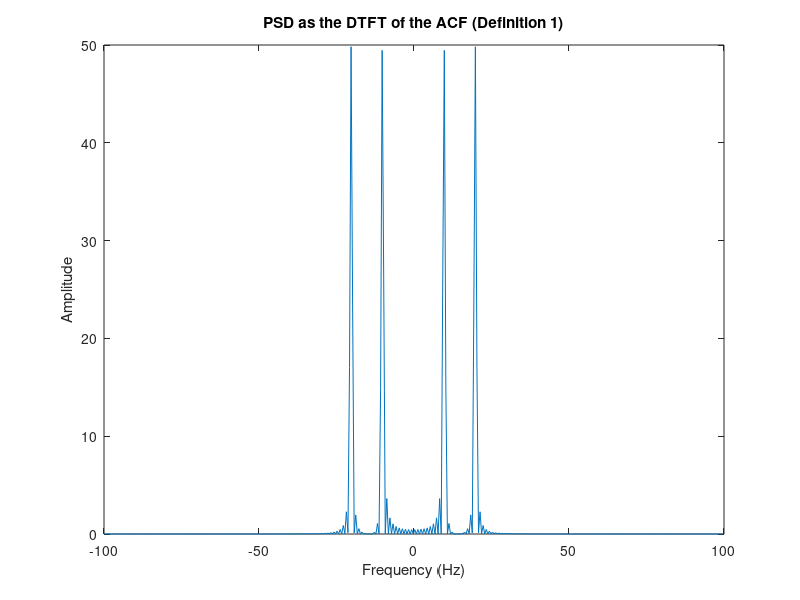
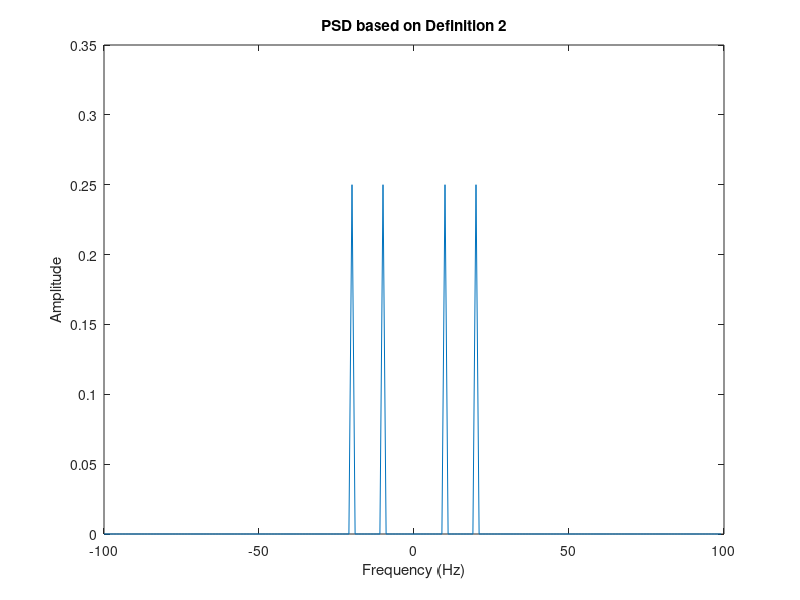

Recreate these plots in MATLAB, in order. (Note: this script raises an error after producing the figures.)
%% ASP&MI Part 1

%% 1.1

% Generation of a signal
Fs = 200;
t = 0:1/Fs:1-1/Fs;
y = sin(2*pi*20*t)+ sin(2*pi*10*t);

% PSD defintion 1
Rxx = xcorr(y,'biased');
Rxxdft = abs(fftshift(fft(Rxx)));
freq = -Fs/2:Fs/length(Rxx):Fs/2-(Fs/length(Rxx));

figure(1)
plot(freq,Rxxdft);
xlabel('Frequency (Hz)')
ylabel('Amplitude')
title('PSD as the DTFT of the ACF (Definition 1)')

% PSD defintion 2
figure(2)
N = length(y);
xdft = fftshift(fft(y));
psdx = (1/(Fs*N)) * abs(xdft).^2;
freq = -Fs/2:Fs/length(y):Fs/2-(Fs/length(y));

plot(freq,(psdx))
xlabel('Frequency (Hz)')
ylabel('Amplitude')
title('PSD based on Definition 2')

%% 1.2

%a) Sunspot Time Series

load sunspot.dat
y_sun = sunspot(:,2);

[pxx,f] = periodogram(y_sun,[],[],1);    % Periodogram applied to sunspot
figure(3)
subplot(1,2,1)
plot(f,10*log10(pxx))
ylim([-20 60])
xlabel('Frequency (Cycles/Year)')
ylabel('Amplitude (dB)')
title('Periodogram of Sunspot Time Series')

%Same analysis for mean centered sunspot data:
y_mean = sunspot(:,2)-mean(sunspot(:,2));         % Remove mean
y_det = detrend(y_mean)+mean(sunspot(:,2));       % Added mean to see trend effect

[pxx_mean,f_mean] = periodogram(y_mean,[],[],1);
[pxx_trend,f_trend] = periodogram(y_det,[],[],1);

hold on 
plot(f_mean,10*log10(pxx_mean))
hold on
plot(f_trend, 10*log10(pxx_trend))
legend('Original', 'Without Mean', 'Without Trend ')

% Applying log to data
y_log = log10(y_sun);

k1 = find(y_log==-Inf);             % Remove variables equal to -Inf
for i=1:length(k1)
    y_log(k1(i)) = 0;
end
y_logmean = y_log-mean(y_log);
[pxx_log,f] = periodogram(y_log,[],[],1);

subplot(1,2,2)
plot(f,10*log10(pxx))
[pxx_logmean,f] = periodogram(y_logmean,[],[],1);
hold on
plot(f,10*log10(pxx_logmean))
ylim([-60 60])
xlabel('Frequency (Cycles/Year)')
ylabel('Amplitude (dB)')
title('Periodogram of Sunspot Time Series')
legend('Original','Log data without mean')

%b) EEG experiment

load('EEG_Data_Assignment1.mat')
clear pxx
clear f
[pxx, f] = periodogram(POz,[],5*1200,1200);    %Standard periogram

%For average periodogram window length L equal to (96000*L/80)samples

%Averaged Periodogram window length = 10s
var = 1;
for i=1:8
   x_10(i,:) = POz(var:var+11999);     
   var = var+12000;
end

for i=1:8
    [pxx_10(i,:), f_10(i,:)] = periodogram(x_10(i,:),[],5*1200,1200);
end
Average_10 = mean(pxx_10);
figure(4)
plot(f,10*log10(pxx)) 
hold on
plot(f,10*log10(Average_10))
xlim([0 100])
ylim([-160 -90])
xlabel('Frequency (Hz)')
ylabel('Amplitude (dB)')
legend('Standard Periodogram','Averaged Periodogram window length 10s')

%Averaged Periodogram window length = 5s
var=1;
for i=1:16
   x_5(i,:) = POz(var:var+5999);
   var = var+6000;
end
for i=1:16
    [pxx_5(i,:), f_5(i,:)] = periodogram(x_5(i,:),[],5*1200,1200);
end
Average_5 = mean(pxx_5);

%Averaged Periodogram window length = 1s
var=1;
for i=1:80
   x_1(i,:) = POz(var:var+1199);
   var = var+1200;
end
for i=1:80
    [pxx_1(i,:), f_1(i,:)] = periodogram(x_1(i,:),[],5*1200,1200);
end
Average_1 = mean(pxx_1);

figure (5) 
plot(f,10*log10(Average_10))
hold on 
plot(f,10*log10(Average_5))
hold on 
plot(f,10*log10(Average_1))
xlim([0 100])
ylim([-140 -90])
xlabel('Frequency (Hz)')
ylabel('Amplitude (dB)')
legend('Window length = 10s','Window length = 5s','Window length = 1s')

%% 1.3

% a) Validation of ACF and correlogram
y1= randn(1000,1);
t = (0:0.001:1);
fs = 1000;
y2 = 2*sin(2*pi*50*t)+ 0.5*sin(2*pi*100*t) + randn(size(t));
y2 = y2(1:end-1);
y3=filter(ones(9,1),[1],y1);

[r_bias, r_unbias, lag] = autocorr_scipt(y1);
[r_bias2, r_unbias2, lag2] = autocorr_scipt(y2);
[r_bias3, r_unbias3, lag3] = autocorr_scipt(y3);

pxx_bias = real(fftshift(fft(ifftshift(r_bias))));
pxx_unbias = real(fftshift(fft(ifftshift(r_unbias))));
pxx_bias2 = real(fftshift(fft(ifftshift(r_bias2))));
pxx_unbias2 = real(fftshift(fft(ifftshift(r_unbias2))));
pxx_bias3 = real(fftshift(fft(ifftshift(r_bias3))));
pxx_unbias3 = real(fftshift(fft(ifftshift(r_unbias3))));

f = linspace(-fs/2, fs/2, length(pxx_bias));
figure(6)
subplot(3,2,1)
plot(lag, r_unbias)
hold on
plot(lag, r_bias)
xlabel('Lags')
ylabel('Autocorrelation')
title('Autocorrelation of WGN')
legend('Unbiased Estimator', 'Biased Estimator')
subplot(3,2,3)
plot(lag2, r_unbias2)
hold on
plot(lag2, r_bias2)
xlabel('Lags')
ylabel('Autocorrelation')
title('Autocorrelation of noisy sinusoidal signal')
legend('Unbiased Estimator', 'Biased Estimator')
subplot(3,2,5)
plot(lag3, r_unbias3)
hold on
plot(lag3, r_bias3)
xlabel('Lags')
ylabel('Autocorrelation')
title('Autocorrelation of filtered WGN')
legend('Unbiased Estimator', 'Biased Estimator')

subplot(3,2,2)
plot(f, pxx_unbias)
hold on
plot(f, pxx_bias)
xlabel('Frequency (Hz)')
ylabel('PSD')
title('Correlogram spectral estimator of WGN')
legend('Unbiased Estimator', 'Biased Estimator')
subplot(3,2,4)
plot(f, pxx_unbias2)
hold on
plot(f, pxx_bias2)
xlabel('Frequency (Hz)')
ylabel('PSD')
title('Correlogram spectral estimator of noisy sinusoidal')
legend('Unbiased Estimator', 'Biased Estimator')
subplot(3,2,6)
plot(f, pxx_unbias3)
hold on
plot(f, pxx_bias3)
xlabel('Frequency (Hz)')
ylabel('PSD')
title('Correlogram spectral estimator of  filtered WGN')
legend('Unbiased Estimator', 'Biased Estimator')

%b) PSD estimate of different realisations

figure(7)
subplot(2,1,1)
t = (0:0.001:1);
t =t(1:end-1);
fs = linspace(0,500,1000);
for n=1:100
    w = randn(100,1)';
   x = 1*sin(2*pi*t*50) + 0.5*sin(2*pi*t*100)+5*randn(1000,1)';
    [r_bias, r_unbias, lag] = autocorr_scipt(x);
    pxx_bias = real(fftshift(fft(ifftshift(r_bias))));
    pxx_bias = pxx_bias(end/2:end);
    pxx_biasmatrix(n,:) = pxx_bias;
    hold on
    plot(fs, pxx_bias, 'b');
end
mn = mean(pxx_biasmatrix);
hold on
plot(fs,mn, 'r');
xlabel('Frequency (Hz)')
ylabel('Amplitude')
title('PSD estimates (different realisations and mean)')
subplot(2,1,2)
st = std(pxx_biasmatrix);
plot(fs,st);
xlabel('Frequency (Hz)')
ylabel('Amplitude')
title('Standard deviation of the PSD estimate')

%c) PSD estimates in dB

figure (8)
subplot(2,1,1)
for n=1:100
    hold on
    plot(fs, 10*log10(pxx_biasmatrix(n,:)), 'b');
end
hold on
m = mean(10*log10(pxx_biasmatrix));
plot(fs, m, 'r')
xlabel('Frequency (Hz)')
ylabel('dB')
title('PSD estimates (different realisations and mean)')
subplot(2,1,2)
s = std(10*log10(pxx_biasmatrix));
plot(fs, s)
xlabel('Frequency (Hz)')
ylabel('dB')
title('Standard deviation of the PSD estimate')

%d) Verification of periodogram with more samples

n=0:50;
noise = 0.2/sqrt(2)*(randn(size(n))+1j*randn(size(n)));
x=exp(1j*2*pi*0.3*n)+exp(1j*2*pi*0.32*n)+noise;
[pxx, f] = periodogram(x,rectwin(length(x)),128,1);
figure(9)
plot(f, 10*log10(pxx))
xlabel('Frequency (Hz)')
ylabel('Power/frequency (dB/Hz)')
title('Periodogram Power Spectral Density Estimate')

%e) MUSIC algorithm

figure(10)
[X,R] = corrmtx(x,14,'mod');
[S,F] = pmusic(R,2,[ ],1,'corr');
plot(F,S,'linewidth',2); set(gca,'xlim',[0.25 0.40]);
grid on; xlabel('Hz'); ylabel('Pseudospectrum');

%% 1.4

%b) PSD estimate of different model order compared to true PSD

x(1) = randn; x(2) = randn; x(3) = randn; x(4) = randn;
for n=5:10000
   x(n)=2.76*x(n-1)-3.81*x(n-2)+2.65*x(n-3)-0.92*x(n-4)+randn;
end
x=x(500:end);

%Ideal model
a = [1 -2.76 3.81 -2.65 0.92];
[H,F] = freqz(1,a, length(x));

%Model with estimated coefficients 
order = 2:14;
for i=1:length(order)
    [a_est, w(1, i)] = aryule(x, order(i));  %use Yule walker to determine coeff
    [res(:, i), F] = freqz(w(1, i)^(1/2), a_est, length(x)); %PSD estimate
end

figure(11) 
 v = [1 3 7 13];
 for i=1:4
     subplot(2,2,i)
     plot(F/pi,20*log10(abs(H)))
     hold on
     plot(F/pi,20*log10(abs(res(:,v(i)))))
     xlabel('Normalized Frequency')
     ylabel('PSD (dB/Hz)')
     legend('true PSD', 'estimated PSD')
     title(['PSD of ideal model and estimated model AR(',num2str(order(v(i))),')'])
 end

%% 1.5
% load('RAW.mat')
% Trial_1 = data(find(time==74.43):find(time==237.1));
% Trial_2 = data(find(time==245.2):find(time==489.5));
% Trial_3 = data(find(time==494.3):find(time==736.9));
% [RR1_1, RRIf_1] = ECG_to_RRI(Trial_1,1000);
% [RR1_2, RRIf_2] = ECG_to_RRI(Trial_2,1000);
% [RR1_3, RRIf_3] = ECG_to_RRI(Trial_3,1000);
% save('RRI_1.mat','RRI_1','RRIf_1');
% save('RRI_2.mat','RRI_2','RRIf_2');
% save('RRI_3.mat','RRI_3','RRIf_3');
load('RRI_1')
load('RRI_2')
load('RRI_3')
% t=1/RRIf_1:1/RRIf_1:length(RR1_1)/RRIf_1;
% figure
% plot(t,RR1_1)
% load('RRI_3')
% t=1/RRIf_2:1/RRIf_2:length(RR1_2)/RRIf_2;
% figure
% plot(t,RR1_2)
% t=1/RRIf_3:1/RRIf_3:length(RR1_3)/RRIf_3;
% figure
% plot(t,RR1_3)


%a) Standard and Averaged periodogram to three RRI trials

%Standard periodogram
[pxx1,f1] = periodogram(RR1_1,[],4*400,4);
[pxx2,f2] = periodogram(RR1_2,[],4*400,4);
[pxx3,f3] = periodogram(RR1_3,[],4*400,4);
figure(12)
subplot(3,2,1)
plot(f1,10*log10(pxx1))
xlabel('Frequency (Hz)')
ylabel('PSD')
title ('Standard Periodogram of Trial 1')
subplot(3,2,3)
plot(f2,10*log10(pxx2))
xlabel('Frequency (Hz)')
ylabel('PSD')
title ('Standard Periodogram of Trial 1')
subplot(3,2,5)
plot(f3,10*log10(pxx3))
xlabel('Frequency (Hz)')
ylabel('PSD')
title ('Standard Periodogram of Trial 1')

%Average periodogram
Window = [50 100 150];
subplot(3,2,2)
plot(f1,10*log10(pxx1))

for i=1:3
    [pxx_aver, w] = pwelch(RR1_1,hanning(Window(i)),0,4*400, 4);
    hold on
    plot(w,10*log10(pxx_aver))
end
xlabel('Frequency (Hz)')
ylabel('PSD')
title ('Trial 1 Averaged periodogram for different window length')
legend('Standard', 'Window length = 50', 'Window length = 100', 'Window length = 100')
subplot(3,2,4)
plot(f2,10*log10(pxx2))

for i=1:3
    [pxx_aver2, w2] = pwelch(RR1_2,hanning(Window(i)),0,4*400, 4);
    hold on
    plot(w2,10*log10(pxx_aver2))
end
xlabel('Frequency (Hz)')
ylabel('PSD')
title ('Trial 2 Averaged periodogram for different window length')
legend('Standard', 'Window length = 50', 'Window length = 100', 'Window length = 100')

subplot(3,2,6)
plot(f3,10*log10(pxx3))

for i=1:3
    [pxx_aver3, w3] = pwelch(RR1_3,hanning(Window(i)),0,4*400, 4);
    hold on
    plot(w3,10*log10(pxx_aver3))
end
xlabel('Frequency (Hz)')
ylabel('PSD')
title ('Trial 3 Averaged periodogram for different window length')
legend('Standard', 'Window length = 50', 'Window length = 100', 'Window length = 100')

%c)
RRtest = RR1_1.*hann(length(RR1_1))';
figure(13)
subplot(3,2,1)
plot(f1,10*log10(pxx1))
hold on
for i=1:30
    [d1_1, p1_1] = aryule(RR1_1, i);  %use Yule walker to determine coeff
    [H1_1,w_1] = freqz(sqrt(p1_1),d1_1, length(RR1_1), 4);
     plot(w_1,20*log10(abs(H1_1)))
     hold on
end
xlabel('Frequency (Hz)')
ylabel('AR spectrum')
title('AR spectrum of original data with standard periodogram ')
subplot(3,2,2)
plot(f1,10*log10(pxx1))
hold on
for i=1:20
    [d1_1, p1_1] = aryule(RRtest, i);  %use Yule walker to determine coeff
    [H1_1,w_1] = freqz(sqrt(p1_1),d1_1, length(RR1_1), 4);
    plot(w_1,20*log10(abs(H1_1)))
    hold on
end

xlabel('Frequency (Hz)')
ylabel('AR spectrum')
title('AR spectrum of windowed data with standard periodogram ')

RRtest2 = RR1_2.*hann(length(RR1_2))';
subplot(3,2,3)
plot(f2,10*log10(pxx2))
hold on
for i=1:32
    [d1_2, p1_2] = aryule(RR1_2, i);  %use Yule walker to determine coeff
    [H1_2,w_2] = freqz(sqrt(p1_2),d1_2, length(RR1_2), 4);
     plot(w_2,20*log10(abs(H1_2)))
     hold on
end
xlabel('Frequency (Hz)')
ylabel('AR spectrum')
title('AR spectrum of original data with standard periodogram ')
subplot(3,2,4)
plot(f2,10*log10(pxx2))
hold on
for i=1:20
    [d1_2, p1_2] = aryule(RRtest2, i);  %use Yule walker to determine coeff
    [H1_2,w_2] = freqz(sqrt(p1_2),d1_2, length(RR1_2), 4);
    plot(w_2,20*log10(abs(H1_2)))
    hold on
end
xlabel('Frequency (Hz)')
ylabel('AR spectrum')
title('AR spectrum of windowed data with standard periodogram ')

RRtest3 = RR1_3.*hann(length(RR1_3))';
subplot(3,2,5)
plot(f2,10*log10(pxx3))
hold on
for i=1:25
    [d1_3, p1_3] = aryule(RR1_3, i);  %use Yule walker to determine coeff
    [H1_3,w1_3] = freqz(sqrt(p1_3),d1_3, length(RR1_3), 4);
     plot(w1_3,20*log10(abs(H1_3)))
     hold on
end
xlabel('Frequency (Hz)')
ylabel('AR spectrum')
title('AR spectrum of original data with standard periodogram ')

subplot(3,2,6)
plot(f3,10*log10(pxx3))
hold on
for i=1:20
    [d1_3, p1_3] = aryule(RRtest3, i);  %use Yule walker to determine coeff
    [H1_3,w1_3] = freqz(sqrt(p1_3),d1_3, length(RR1_3), 4);
     plot(w1_3,20*log10(abs(H1_3)))
     hold on
end
xlabel('Frequency (Hz)')
ylabel('AR spectrum')
title('AR spectrum of windowed data with standard periodogram ')


    
%% 1.6 Robust Regression

%a) Singular Values and Square error
load('PCAPCR.mat')
s_x = svd(X);
s_noise = svd(Xnoise);
square_error = abs(s_x-s_noise).^2;

figure(14)
subplot(1,2,1)
stem(1:length(s_x), s_x)
hold on 
stem(1:length(s_x), s_noise)
xlabel('Singular Value Index')
ylabel('Singular Value Amplitude')
title('Singular Values of X and Xnoise')
legend('svd of X', 'svd of Xnoise')
subplot(1,2,2)
stem(1:length(square_error), square_error)
xlabel('Singular Value Index')
ylabel('Square Error')
title('Square error between each singular value of X and Xnoise')

%b) Low-rank approximation
[U S V] = svd(Xnoise);
k = 3;
X_noiseapprox = U(:,1:k)*S(1:k,1:k)*V(:,1:k)'; % rank-3 approximation
    
for i=1:10
   err(:,i) = abs(X(:,i) - Xnoise(:,i)).^2;
    err_mean(i) = mean(err(:,i));
     errapprox(:,i) = abs(X(:,i) - X_noiseapprox(:,i)).^2;
    err_meanapprox(i) = mean(errapprox(:,i));
end
figure(15)
stem(1:10,err_meanapprox)
hold on
stem(1:10,err_mean)
xlabel('Variables Index')
ylabel('Error')
title('Difference between the variables')
legend('X_{denoised}', 'X_{noise}')
diff1 = norm(X-X_noiseapprox,'fro');  
diff2 = norm(X-Xnoise,'fro');

%for different k
for k=1:10
    X_approx = U(:,1:k)*S(1:k,1:k)*V(:,1:k)';
    diff_k(k) = norm(X-X_approx,'fro'); 
    clear X_approx
end

figure(16)
plot(1:10, diff_k)
xlabel('Numer of components in the low-rank approximation') 
ylabel('Error between X and X_{denoised} (Frobenius norm)')

%c) OLS and PCR
k=3;
X_noiseapprox = U(:,1:k)*S(1:k,1:k)*V(:,1:k)'; 
B_ols = inv((Xnoise'*Xnoise)) * Xnoise'*Y;
B_pcr = V(:,1:k)*inv(S(1:k,1:k))*U(:,1:k)'*Y;

Y_ols = Xnoise*B_ols;
Y_pcr = X_noiseapprox*B_pcr;
Error_Yols = norm(Y-Y_ols,'fro');
Error_Ypcr = norm(Y-Y_pcr,'fro');

for t=1:10
    X_n = U(:,1:t)*S(1:t,1:t)*V(:,1:t)'; 
    B_p = V(:,1:t)*inv(S(1:t,1:t))*U(:,1:t)'*Y;
    Y_p = X_noiseapprox*B_p;
    Error_Yp(t) = norm(Y-Y_p,'fro');
    Error_Yo(t) = norm(Y-Y_ols,'fro');
    clear X_n
    clear B_p
    clear Y_p
end
figure(17)
subplot(1,2,1)
scatter(1:10, Error_Yp, 'x', 'LineWidth', 2);
hold on 
scatter(1:10, Error_Yo, 'x', 'LineWidth', 2);
xlabel('Number of components in low-rank Approximation')
ylabel('Estimation Error')
legend('PCR','OLS')
title('Estimation error between Y and the solutions found with PCR or OLS methods')
%With testing data
clear U
clear S
clear V
[U, S, V] = svd(Xtest);
k=3;
X_testapprox = U(:,1:k)*S(1:k,1:k)*V(:,1:k)'; 

Y_olstest = Xtest*B_ols;
Y_pcrtest = X_testapprox*B_pcr;
Error_Yolstest = norm(Ytest-Y_olstest,'fro');
Error_Ypcrtest = norm(Ytest-Y_pcrtest,'fro');

for t=1:10
    X_ntest = U(:,1:t)*S(1:t,1:t)*V(:,1:t)'; 
    B_ptest = V(:,1:t)*inv(S(1:t,1:t))*U(:,1:t)'*Ytest;
    Y_ptest = X_testapprox*B_ptest;
    Error_Yptest(t) = norm(Ytest-Y_ptest,'fro');
    Error_Yotest(t) = norm(Ytest-Y_olstest,'fro');
    clear X_ntest
    clear B_ptest
    clear Y_ptest
end
subplot(1,2,2)
scatter(1:10, Error_Yptest, 'x', 'LineWidth', 2);
hold on 
scatter(1:10, Error_Yotest, 'x', 'LineWidth', 2);
xlabel('Number of components in low-rank Approximation')
ylabel('Estimation Error')
legend('PCR','OLS')
title('Estimation error between Y_{test} and the solutions found with PCR or OLS methods')


%d) Efficacy assessment on test data
[OLSY_est, OLSYdata] = regval(B_ols);
[PCRY_est, PCRYdata] = regval(B_pcr);
err_ols = immse(OLSYdata,OLSY_est);
err_pcr = immse(PCRYdata,PCRY_est);